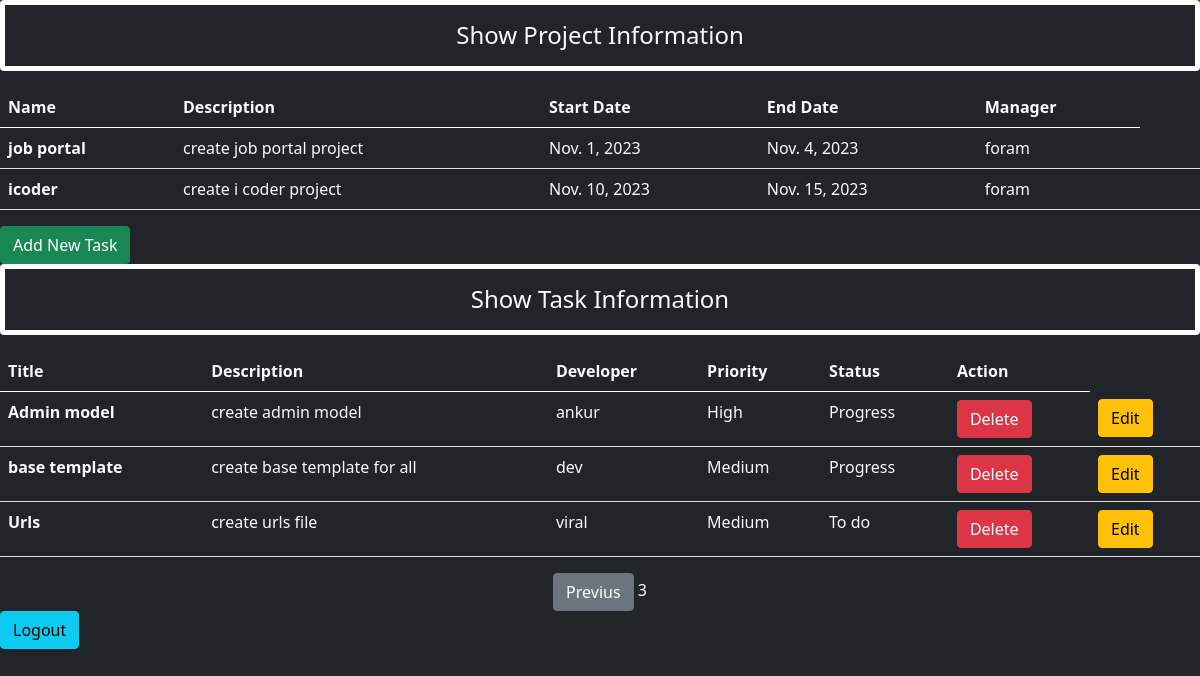
/manager_home/?page=3 (signed in), run on the app's committed database.
### app/models.py (models this page shows, shortened)
class Project(models.Model):
    id = models.IntegerField(auto_created=True,primary_key=True)
    name = models.CharField(max_length=255)
    description = models.CharField(max_length=255)
    start_date = models.DateField(null=False)
    end_date = models.DateField(null=False)
    list_of_team_member = models.ForeignKey(User,on_delete=models.CASCADE)

class User(AbstractUser):
    is_developer = models.BooleanField('is_developer',default=False)
    is_manager = models.BooleanField('is_manager',default=False)
    is_admin = models.BooleanField('is_admin',default=False)

class Task(models.Model):
    id = models.IntegerField(auto_created=True,primary_key=True)
    title = models.CharField(max_length=255)
    description = models.CharField(max_length=255)
    priority = models.CharField(max_length=50,choices=Priority_choice)
    status = models.CharField(max_length=50,choices=status_choice)
    select_developer =models.ForeignKey(User,on_delete=models.CASCADE)

### app/views.py (the view)
# urls.py: path('manager_home/',views.manager_home,name='manager_home'),
def manager_home(request):
    if request.user.is_manager:
        name = request.user
        project = Project.objects.filter(list_of_team_member=name)
        tasks = Task.objects.all().order_by('status')
        p = Paginator(tasks, 3)
        page_number = request.GET.get('page')
        try:
            page_obj=p.get_page(page_number)
        except PageNotAnInteger:
            page_obj =p.page(1)
        except EmptyPage:
            page_obj=p.page(p.num_pages)
        return render(request,'app/manager_home.html',{'project':project,'tasks':tasks,'page_obj':page_obj})
    else:
        return HttpResponseRedirect('/login/')

### app/templates/app/manager_home.html (shortened to what this page needs)
<!DOCTYPE html>
<html lang="en">
<head>
    <link href="https://cdn.jsdelivr.net/npm/bootstrap@5.0.2/dist/css/bootstrap.min.css" rel="stylesheet">
</head>
<body class="bg-dark text-light">
    <div class="row">
        <div class="">
            <h4 class="text-center alert alert-grey border border-white border-5">Show Project Information</h4>
            {% if project %}
            <table class="table table-hover-light text-light">
                <thead>
                  <tr>
                    <th scope="col">Name</th>
                    <th scope="col">Description</th>
                    <th scope="col">Start Date</th>
                    <th scope="col">End Date</th>
                    <th scope="col">Manager</th>
                  </tr>
                </thead>
                <tbody>
                    {% for p in project %}
                  <tr>
                    <th scope="row">{{p.name}}</th>
                    <td>{{p.description}}</td>
                    <td>{{p.start_date}}
                    <td>{{p.end_date}}</td>
                    <td>{{p.list_of_team_member}}</td>
                    <td>
                    </td>
                    <td>
                  </tr>
                  {% endfor %}
                </tbody>
              </table>
            {% else %}
                <h4 class="text-center alert alert-grey border border-white">No record</h4>
            {% endif %}
            <a href="{% url "add_task" %}" class="btn btn-success btn-smx">Add New Task</a>
            <h4 class="text-center alert alert-grey border border-white border-5">Show Task Information</h4>
            {% if tasks %}
            <table class="table table-hover-light text-light">
                <thead>
                  <tr>
                    <th scope="col">Title</th>
                    <th scope="col">Description</th>
                    <th scope="col">Developer</th>
                    <th scope="col">Priority</th>
                    <th scope="col">Status</th>
                    <th scope="col">Action</th>
                  </tr>
                </thead>
                <tbody>
                    {% for p in page_obj.object_list %}
                  <tr>
                    <th scope="row">{{p.title}}</th>
                    <td>{{p.description}}</td>
                    <td>{{p.select_developer}}
                    <td>{{p.priority}}</td>
                    <td>{{p.status}}</td>
                    <td>
                         <form action="{% url 'deletetask' p.id %}" method='POST' class='d-inline'>
                            <input type="submit" value="Delete" class='btn btn-danger'>
                        </form>
                    </td>
                    <td>
                        <a href="{% url "updatetask" p.id %}" class="btn btn-warning btn-smx">Edit</a>
                  </tr>
                  {% endfor %}
                </tbody>
              </table>
            {% else %}
                <h4 class="text-center alert alert-warning">No record</h4>
                {% endif %}
                <center>
                  {%if page_obj.has_previous %}
                      <a href="?page={{page_obj.previous_page_number}}"  class="btn btn-secondary">Previus</a>
                  {% endif %}
                  <span>{{page_obj.number}}</span>
              </center>
              <a href="{% url "logout" %}" class="btn btn-info btn-smx">Logout</a>
        </div>
</body>
</html>

### data on the page
Project: name "job portal", description "create job portal project", start_date "Nov. 1, 2023", end_date "Nov. 4, 2023", list_of_team_member "foram"
Project: name "icoder", description "create i coder project", start_date "Nov. 10, 2023", end_date "Nov. 15, 2023", list_of_team_member "foram"
Task: title "Admin model", description "create admin model", select_developer "ankur", priority "High", status "Progress"
Task: title "base template", description "create base template for all", select_developer "dev", priority "Medium", status "Progress"
Task: title "Urls", description "create urls file", select_developer "viral", priority "Medium", status "To do"

### other printed values
{{ page_obj.number }} "3"
